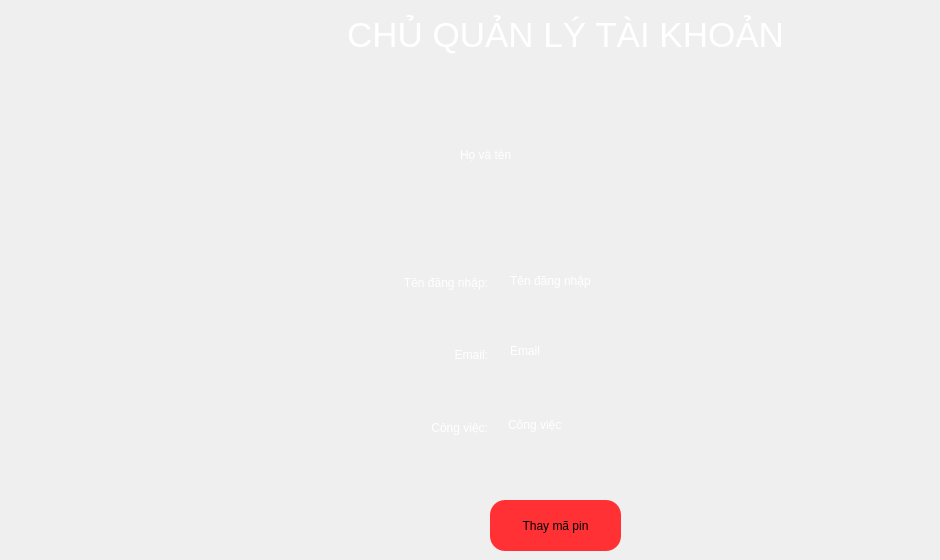
      <widget class="QWidget" name="page_NguoiDung">
       <widget class="QLabel" name="label_Topic_P6">
        <property name="geometry">
         <rect>
          <x>300</x>
          <y>10</y>
          <width>531</width>
          <height>51</height>
         </rect>
        </property>
        <property name="text">
         <string>&lt;html&gt;&lt;head/&gt;&lt;body&gt;&lt;p align=&quot;center&quot;&gt;&lt;span style=&quot; font-size:26pt; color:#ffffff;&quot;&gt;CHỦ QUẢN LÝ TÀI KHOẢN&lt;/span&gt;&lt;/p&gt;&lt;/body&gt;&lt;/html&gt;</string>
        </property>
       </widget>
       <widget class="QLabel" name="label_avatar_P6">
        <property name="geometry">
         <rect>
          <x>380</x>
          <y>120</y>
          <width>71</width>
          <height>71</height>
         </rect>
        </property>
        <property name="styleSheet">
         <string notr="true">background-image: url(:/Images/Pictures/User_Avatar_.png);</string>
        </property>
        <property name="text">
         <string/>
        </property>
       </widget>
       <widget class="QLabel" name="label_HoVaTen_page6">
        <property name="geometry">
         <rect>
          <x>460</x>
          <y>130</y>
          <width>341</width>
          <height>51</height>
         </rect>
        </property>
        <property name="styleSheet">
         <string notr="true">font: 75 24pt &quot;Segoe UI&quot;;
color: rgb(255, 255, 255);</string>
        </property>
        <property name="text">
         <string>&lt;html&gt;&lt;head/&gt;&lt;body&gt;&lt;p align=&quot;justify&quot;&gt;Họ và tên&lt;/p&gt;&lt;/body&gt;&lt;/html&gt;</string>
        </property>
       </widget>
       <widget class="QLabel" name="label_TenDangNhap_page6_2">
        <property name="geometry">
         <rect>
          <x>510</x>
          <y>250</y>
          <width>421</width>
          <height>61</height>
         </rect>
        </property>
        <property name="styleSheet">
         <string notr="true">font: 75 24pt &quot;Segoe UI&quot;;
color: rgb(255, 255, 255);</string>
        </property>
        <property name="text">
         <string>Tên đăng nhập</string>
        </property>
       </widget>
       <widget class="QLabel" name="label_Email_page6_2">
        <property name="geometry">
         <rect>
          <x>510</x>
          <y>310</y>
          <width>401</width>
          <height>81</height>
         </rect>
        </property>
        <property name="styleSheet">
         <string notr="true">font: 75 24pt &quot;Segoe UI&quot;;
color: rgb(255, 255, 255);</string>
        </property>
        <property name="text">
         <string>Email</string>
        </property>
       </widget>
       <widget class="QLabel" name="label_CongViec_page6_2">
        <property name="geometry">
         <rect>
          <x>508</x>
          <y>390</y>
          <width>191</width>
          <height>69</height>
         </rect>
        </property>
        <property name="styleSheet">
         <string notr="true">font: 75 24pt &quot;Segoe UI&quot;;
color: rgb(255, 255, 255);</string>
        </property>
        <property name="text">
         <string>Công việc</string>
        </property>
       </widget>
       <widget class="QPushButton" name="pushButton_ThayMaPin">
        <property name="geometry">
         <rect>
          <x>490</x>
          <y>500</y>
          <width>131</width>
          <height>51</height>
         </rect>
        </property>
        <property name="styleSheet">
         <string notr="true">border-radius: 15px;
color: rgb(0, 0, 0);
background-color: rgb(255, 49, 52);
font: 75 15pt &quot;MS Shell Dlg 2&quot;;</string>
        </property>
        <property name="text">
         <string>Thay mã pin</string>
        </property>
       </widget>
       <widget class="QWidget" name="layoutWidget">
        <property name="geometry">
         <rect>
          <x>247</x>
          <y>250</y>
          <width>241</width>
          <height>211</height>
         </rect>
        </property>
        <layout class="QVBoxLayout" name="verticalLayout_P6">
         <item>
          <widget class="QLabel" name="label_TenDangNhap_page6_1">
           <property name="styleSheet">
            <string notr="true">font: 75 24pt &quot;Segoe UI&quot;;
color: rgb(255, 255, 255);</string>
           </property>
           <property name="text">
            <string>&lt;html&gt;&lt;head/&gt;&lt;body&gt;&lt;p align=&quot;right&quot;&gt;Tên đăng nhập:&lt;/p&gt;&lt;/body&gt;&lt;/html&gt;</string>
           </property>
          </widget>
         </item>
         <item>
          <widget class="QLabel" name="label_Email_page6_1">
           <property name="styleSheet">
            <string notr="true">font: 75 24pt &quot;Segoe UI&quot;;
color: rgb(255, 255, 255);</string>
           </property>
           <property name="text">
            <string>&lt;html&gt;&lt;head/&gt;&lt;body&gt;&lt;p align=&quot;right&quot;&gt;Email:&lt;/p&gt;&lt;/body&gt;&lt;/html&gt;</string>
           </property>
          </widget>
         </item>
         <item>
          <widget class="QLabel" name="label_CongViec_page6_1">
           <property name="styleSheet">
            <string notr="true">font: 75 24pt &quot;Segoe UI&quot;;
color: rgb(255, 255, 255);</string>
           </property>
           <property name="text">
            <string>&lt;html&gt;&lt;head/&gt;&lt;body&gt;&lt;p align=&quot;right&quot;&gt;Công việc:&lt;/p&gt;&lt;/body&gt;&lt;/html&gt;</string>
           </property>
          </widget>
         </item>
        </layout>
       </widget>
      </widget>
